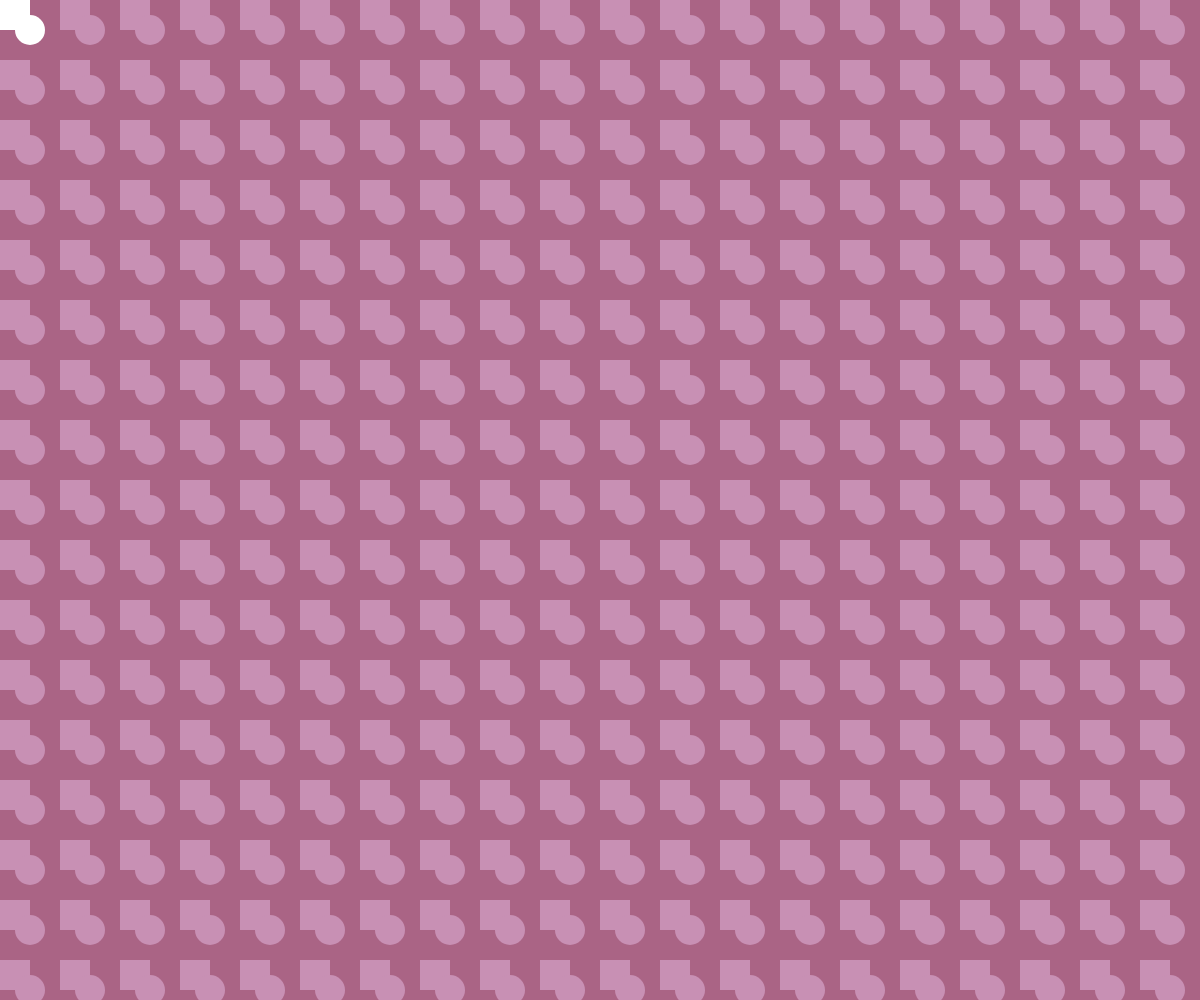
Frame 1 (no input)
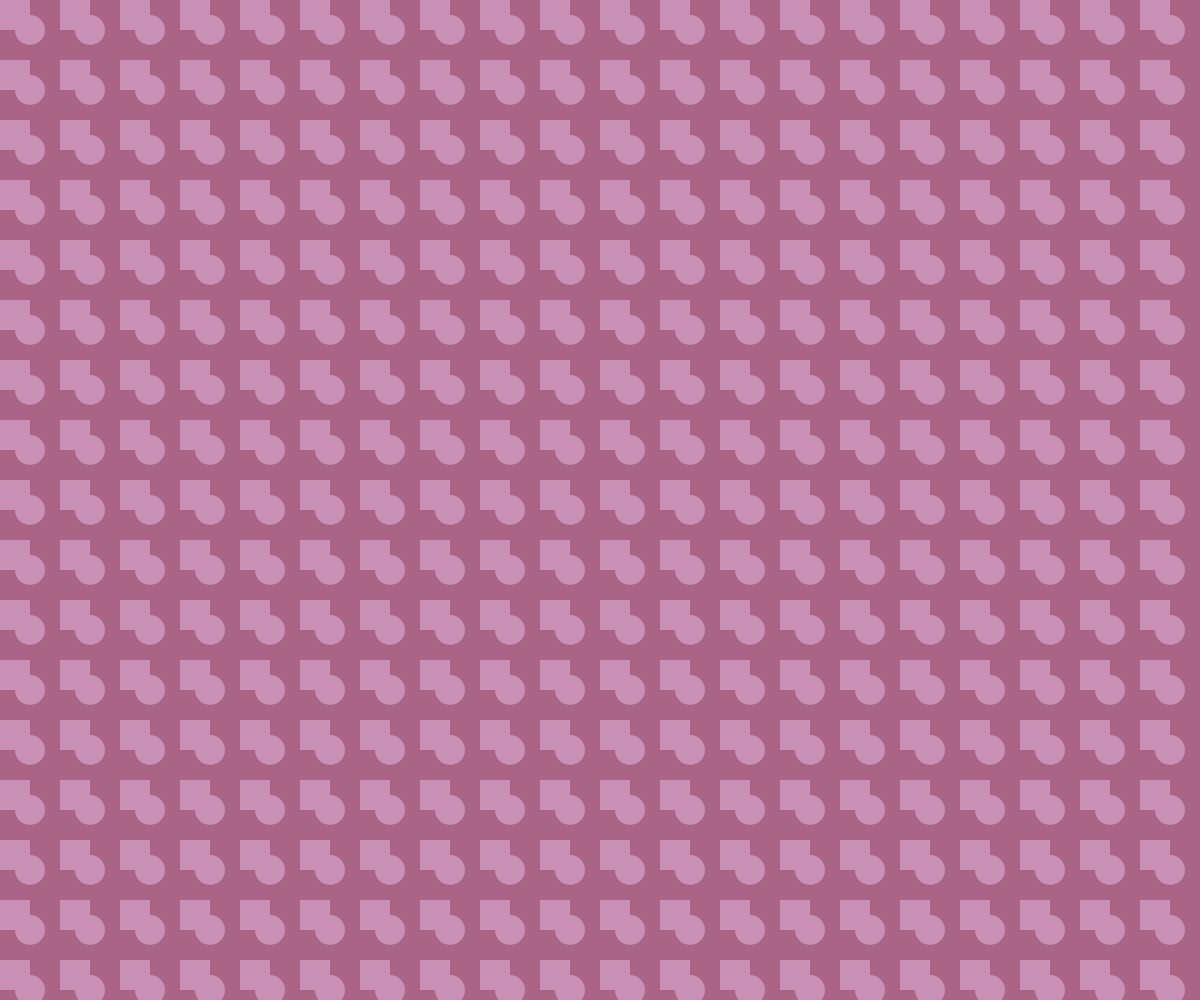
Frame 60 (no input)
Frame 120 (the mouse pressed at the canvas centre since frame 60): identical to frame 60, image omitted

The p5.js sketch that drew these frames (run headless with seeded random() and noise() and a simulated clock; from frame 60 on, the mouse is pressed at the canvas centre):

// p5.js sketch
// ── sketch.js
function setup() {
  createCanvas(windowWidth,windowHeight);
  noStroke();
  
}

function draw() {
  var x=0;
  var y=0;
  background (170,100,133);
  for(var x=0; x<50; x++){
    for (var y=0; y<50; y++){
      
      rect(x*60, y*60, 30,30);
      ellipse(x*60+30,y*60+30, 30,30 )
      fill(200,144,180);
    }
  }
}
